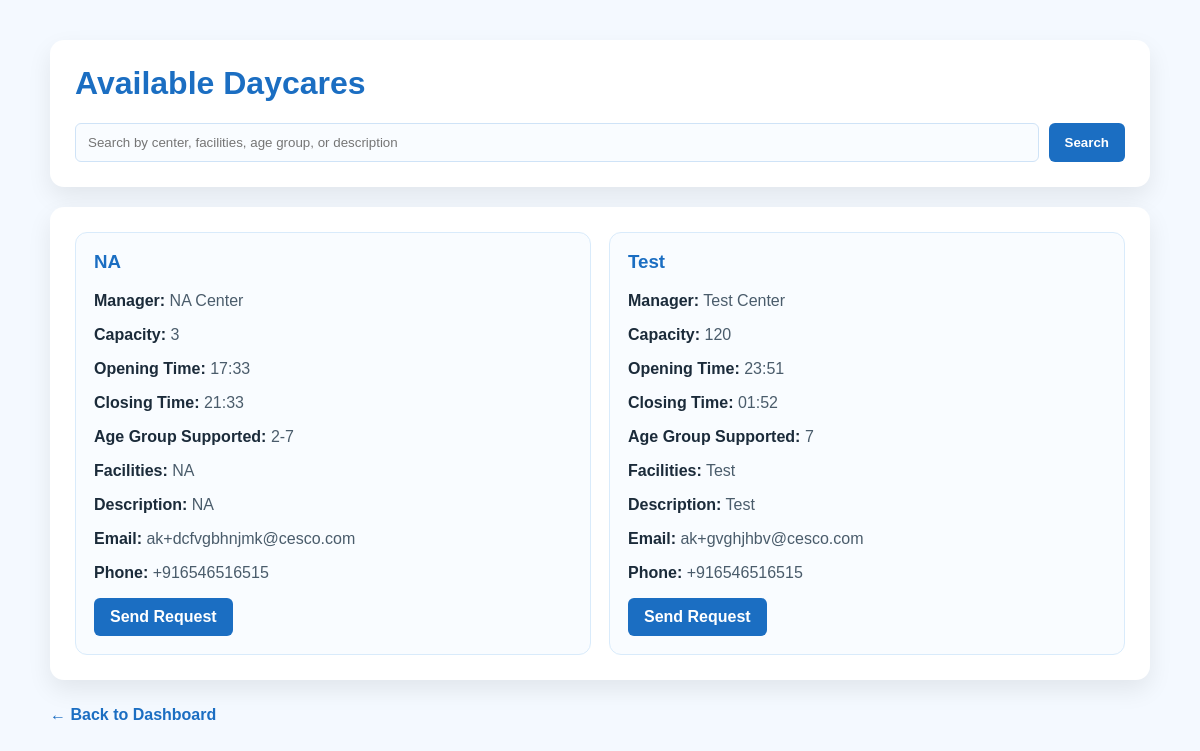
Screenshot of /daycares.php (signed in) with the database file from the repository.
### tables this page shows
CREATE TABLE `daycares` (
  `id` int(10) UNSIGNED NOT NULL,
  `user_id` int(10) UNSIGNED NOT NULL,
  `center_name` varchar(150) NOT NULL,
  `manager_name` varchar(150) DEFAULT NULL,
  `capacity` int(11) DEFAULT NULL,
  `opening_time` varchar(50) DEFAULT NULL,
  `closing_time` varchar(50) DEFAULT NULL,
  `age_group_supported` varchar(100) DEFAULT NULL,
  `facilities` text DEFAULT NULL,
  `description` text DEFAULT NULL,
  `email` varchar(150) DEFAULT NULL,
  `phone` varchar(30) DEFAULT NULL,
  `address` text DEFAULT NULL,
  `created_at` timestamp NOT NULL DEFAULT current_timestamp()
);

### app/Helpers/helpers.php (called while the page is built, shortened)
<?php
function e(?string $value): string
{
    return htmlspecialchars((string)$value, ENT_QUOTES, 'UTF-8');
}

### daycares.php (the view, shortened to what this page needs)
<?php
include("connect.php");
require_once "app/Helpers/helpers.php";
$search = trim($_GET['search'] ?? '');
if ($search !== '') {
    $stmt = $conn->prepare("
        SELECT *
        FROM daycares
        WHERE center_name LIKE ?
           OR facilities LIKE ?
           OR age_group_supported LIKE ?
           OR description LIKE ?
        ORDER BY center_name ASC
    ");
    $like = "%{$search}%";
    $stmt->bind_param("ssss", $like, $like, $like, $like);
    $stmt->execute();
    $result = $stmt->get_result();
} else {
    $result = $conn->query("
        SELECT *
        FROM daycares
        ORDER BY center_name ASC
    ");
}
?>
<!DOCTYPE html>
<html lang="en">
<head>
</head>
<body>
<div class="wrap">
    <div class="card">
        <h1>Available Daycares</h1>
        <form method="GET" class="search-bar">
            <input type="text" name="search" placeholder="Search by center, facilities, age group, or description" value="<?php echo e($search); ?>">
            <button type="submit">Search</button>
        </form>
    </div>
    <div class="card">
        <?php if ($result && $result->num_rows > 0): ?>
            <div class="grid">
                <?php while ($row = $result->fetch_assoc()): ?>
                    <div class="item">
                        <h3><?php echo e($row['center_name']); ?></h3>
                        <p><strong>Manager:</strong> <span class="muted"><?php echo e($row['manager_name'] ?: '-'); ?></span></p>
                        <p><strong>Capacity:</strong> <span class="muted"><?php echo e($row['capacity'] ?: '-'); ?></span></p>
                        <p><strong>Opening Time:</strong> <span class="muted"><?php echo e($row['opening_time'] ?: '-'); ?></span></p>
                        <p><strong>Closing Time:</strong> <span class="muted"><?php echo e($row['closing_time'] ?: '-'); ?></span></p>
                        <p><strong>Age Group Supported:</strong> <span class="muted"><?php echo e($row['age_group_supported'] ?: '-'); ?></span></p>
                        <p><strong>Facilities:</strong> <span class="muted"><?php echo e($row['facilities'] ?: '-'); ?></span></p>
                        <p><strong>Description:</strong> <span class="muted"><?php echo e($row['description'] ?: '-'); ?></span></p>
                        <p><strong>Email:</strong> <span class="muted"><?php echo e($row['email'] ?: '-'); ?></span></p>
                        <p><strong>Phone:</strong> <span class="muted"><?php echo e($row['phone'] ?: '-'); ?></span></p>
                        <a class="btn" href="book_daycare.php?daycare_id=<?php echo (int)$row['id']; ?>">Send Request</a>
                    </div>
                <?php endwhile; ?>
            </div>
        <?php else: ?>
            <p class="empty">No daycares found.</p>
        <?php endif; ?>
    </div>
    <a class="back-link" href="dashboard.php">← Back to Dashboard</a>
</div>
</body>
</html>

### daycares.php (style rules this page uses)
body { margin: 0; font-family: Arial, sans-serif; background: #f4f9ff; color: #1b2b3a; padding: 40px 20px; }
.wrap { max-width: 1100px; margin: auto; }
.card { background: #ffffff; padding: 25px; border-radius: 14px; margin-bottom: 20px; box-shadow: 0 10px 25px rgba(0,0,0,0.08); }
h1 { margin-top: 0; color: #1b6ec2; }
.search-bar { display: flex; gap: 10px; flex-wrap: wrap; }
input[type="text"] { flex: 1; min-width: 260px; padding: 11px 12px; border-radius: 6px; border: 1px solid #cfe3f7; background: #f9fcff; color: #1b2b3a; box-sizing: border-box; }
button, .btn { padding: 10px 16px; background: #1b6ec2; color: white; border: none; border-radius: 6px; text-decoration: none; font-weight: bold; cursor: pointer; display: inline-block; }
.grid { display: grid; grid-template-columns: repeat(auto-fit, minmax(280px, 1fr)); gap: 18px; }
.item { background: #f9fcff; padding: 18px; border-radius: 12px; border: 1px solid #d9ebfb; }
.item h3 { margin-top: 0; color: #1b6ec2; }
.muted { color: #4a5c6b; }
.back-link { display: inline-block; margin-top: 6px; color: #1b6ec2; text-decoration: none; font-weight: bold; }

### rows the page displays
daycares: center_name "NA", manager_name "NA Center", capacity "3", opening_time "17:33", closing_time "21:33", age_group_supported "2-7", facilities "NA", description "NA", email "ak+dcfvgbhnjmk@cesco.com", phone "+916546516515"
daycares: center_name "Test", manager_name "Test Center", capacity "120", opening_time "23:51", closing_time "01:52", age_group_supported "7", facilities "Test", description "Test", email "ak+gvghjhbv@cesco.com", phone "+916546516515"
